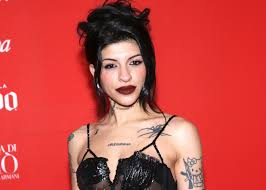
#> input picture Parcial3/Reconocimiento facial/unidad 4/cazzu.jpg, 266 x 190 px
$ python 'practica 5.py'
#> lines starting #> are read from the running program, lines starting #| are printed output that depends on the picture; after the words box and inside, x2 and y2 are one past the last pixel; in counts of white or black regions, pixels touching at a corner belong together
#> the answer given: ../Parcial3/Reconocimiento facial/unidad 4/cazzu.jpg
# -*- coding: utf-8 -*-
"""
Created on Fri Feb 27 10:37:19 2026

@author: lizal
"""
import cv2
import easygui as vent
import numpy as np
def encontrarContorno (img):
    img = cv2.imread(img)
#> img is the input picture: shape (190, 266, 3); mean B, G, R 66.9, 70.8, 199.6
    img = cv2.resize(img, (600, 600))
#> img: shape (600, 600, 3)
    img = cv2.cvtColor(img, cv2.COLOR_BGR2GRAY)
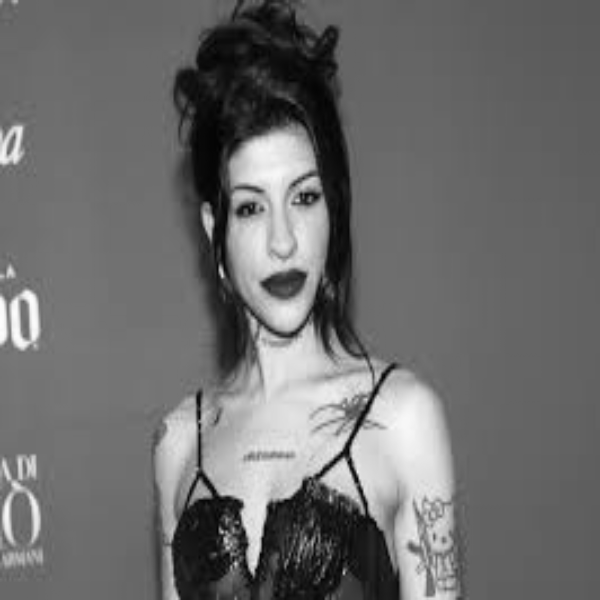
#> img: shape (600, 600); min 2, max 253, mean 108.8
    _, valor = cv2.threshold(img, 140, 255, cv2.THRESH_BINARY)
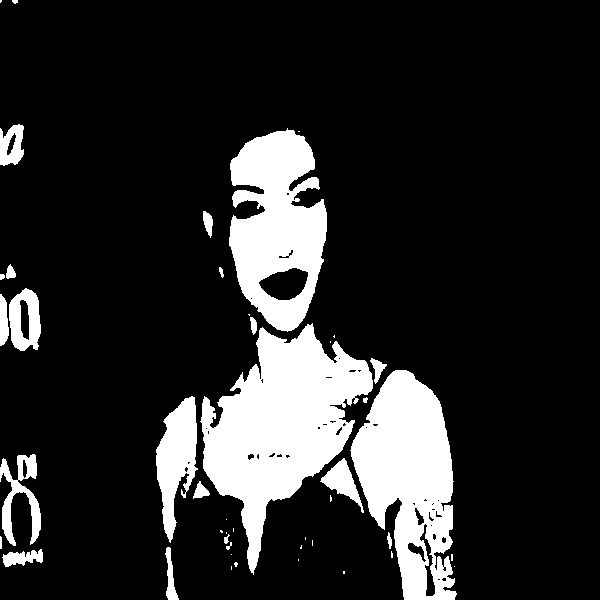
#> valor: shape (600, 600); 16.2% white; 45 white regions (22 under 20 px), largest, box (x1, y1, x2, y2) and area: (200, 323, 373, 575) 20126, (350, 370, 457, 600) 15006, (229, 128, 327, 332) 12952
    kernel = np.ones((3, 3), np.uint8)
    figura = cv2.morphologyEx(valor, cv2.MORPH_CLOSE, kernel)
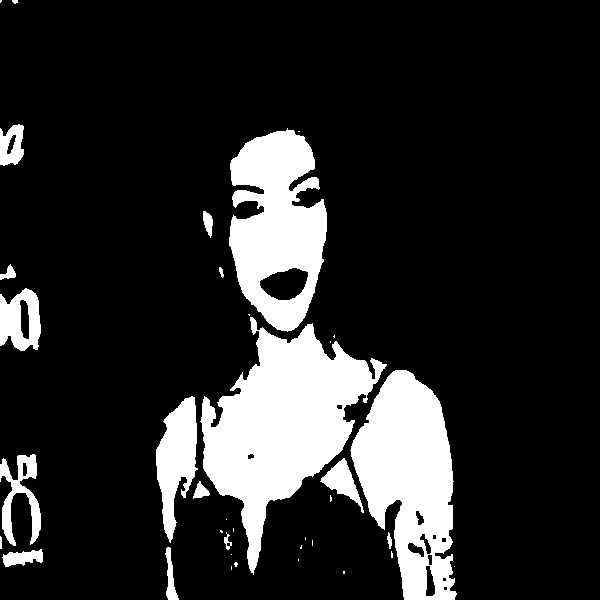
#> figura: shape (600, 600); 16.4% white; 37 white regions (20 under 20 px)
    contornos, _ = cv2.findContours(figura,
                                    cv2.RETR_EXTERNAL,
                                    #cv2.RETR_TREE,
                                    cv2.CHAIN_APPROX_SIMPLE)
#> contornos = 37 contours, 21 with area under 20; largest, box (x1, y1, x2, y2) and area: (200, 317, 387, 575) 20233, (350, 370, 457, 600) 15446, (229, 128, 327, 332) 13720, (156, 396, 198, 543) 3294, (0, 288, 41, 351) 1925
    if len(contornos) == 0:
        return None,img
    contornoprincipal = max(contornos, key=cv2.contourArea)
#> contornoprincipal = contour of 493 points, box (x1, y1, x2, y2) (200, 317, 387, 575), area 20233
    return contornoprincipal,img, figura

imagen1 = vent.fileopenbox(msg='Abrir imagen', title='Abrir imagen', default='', filetypes=['*.png'])
contorno1 , img1 , figura1 = encontrarContorno(imagen1)
#> contorno1 has the same summary as contornoprincipal in encontrarContorno

imagen2 = vent.fileopenbox(msg='Abrir imagen', title='Abrir imagen', default='', filetypes=['*.png'])
#> the answer given: ../Parcial3/Reconocimiento facial/unidad 4/liz.jpg
contorno2 , img2 , figura2 = encontrarContorno(imagen2)
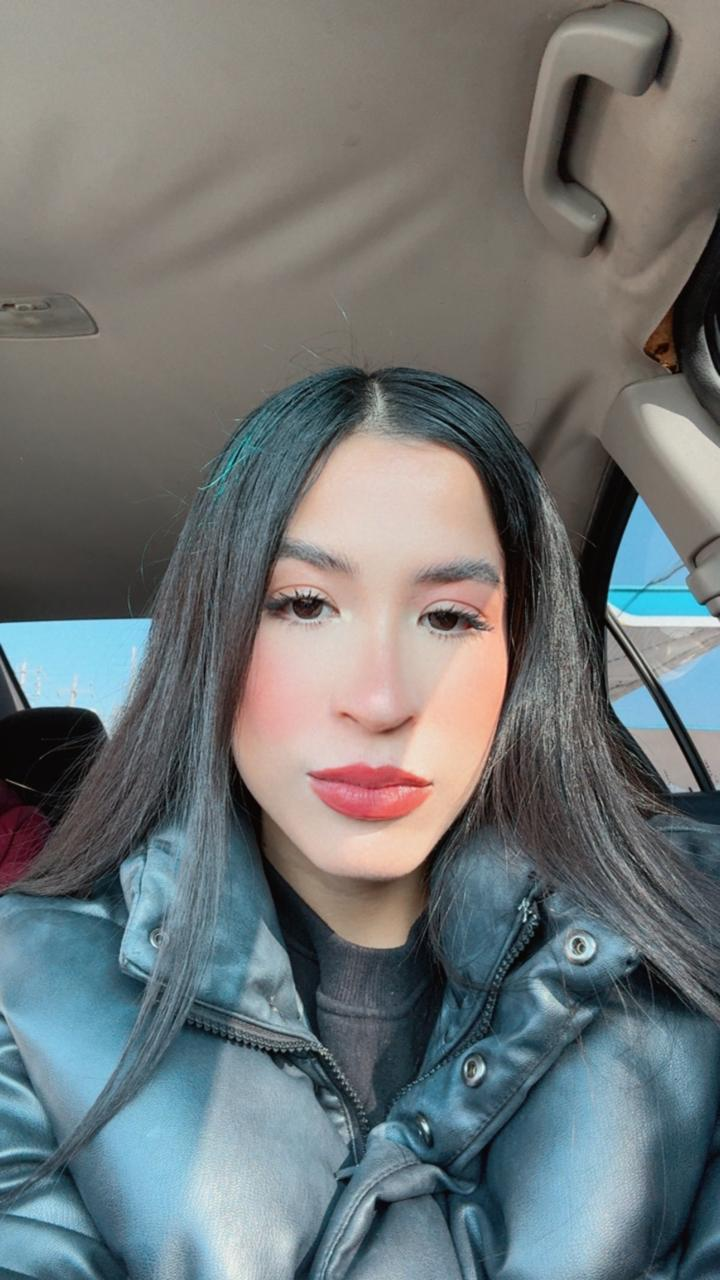
#> input picture Parcial3/Reconocimiento facial/unidad 4/liz.jpg, 720 x 1280 px
#> in encontrarContorno, img is the input picture: shape (1280, 720, 3); mean B, G, R 118.1, 117.4, 112.1
#> in encontrarContorno (call 2), `img = cv2.resize(img, (600, 600))`:
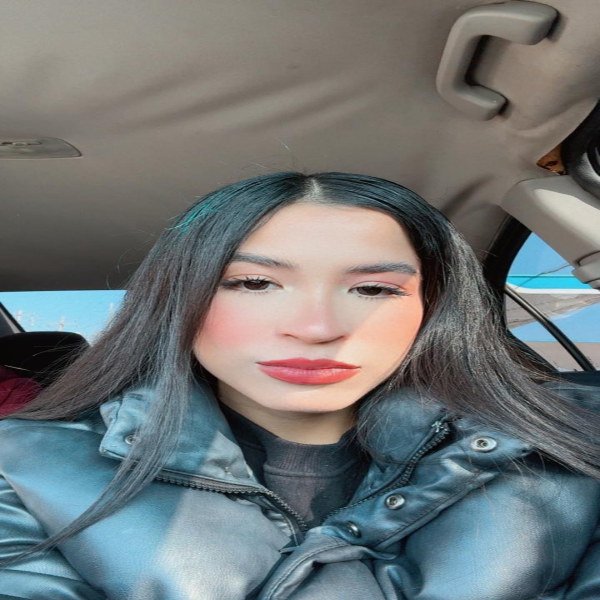
#> img: shape (600, 600, 3); mean B, G, R 118, 117.3, 112
#> in encontrarContorno (call 2), `img = cv2.cvtColor(img, cv2.COLOR_BGR2GRAY)`:
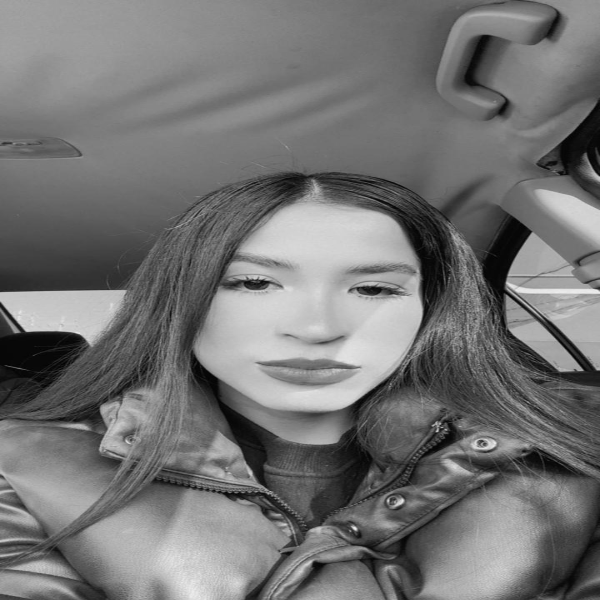
#> img: shape (600, 600); min 1, max 237, mean 115.8
#> in encontrarContorno (call 2), `_, valor = cv2.threshold(img, 140, 255, cv2.THRESH_BINARY)`: valor: shape (600, 600); 28.9% white; 447 white regions (380 under 20 px), largest, box (x1, y1, x2, y2) and area: (196, 183, 423, 411) 32356, (0, 0, 225, 102) 16414, (84, 491, 288, 600) 14475
#> in encontrarContorno (call 2), `figura = cv2.morphologyEx(valor, cv2.MORPH_CLOSE, kernel)`:
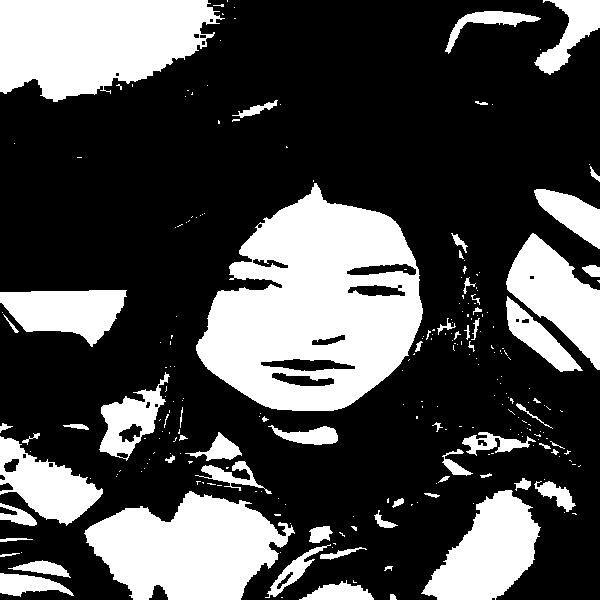
#> figura: shape (600, 600); 29.8% white; 253 white regions (189 under 20 px)
#> in encontrarContorno (call 2), `contornos, _ = cv2.findContours(figura, cv2.RETR_EXTERNAL,`: contornos = 252 contours, 206 with area under 20; largest, box (x1, y1, x2, y2) and area: (196, 183, 423, 411) 34782, (0, 0, 225, 102) 16500, (84, 491, 295, 600) 14538, (421, 490, 541, 600) 7364, (506, 233, 600, 370) 6083
#> in encontrarContorno (call 2), `contornoprincipal = max(contornos, key=cv2.contourArea)`: contornoprincipal = contour of 424 points, box (x1, y1, x2, y2) (196, 183, 423, 411), area 34782
#> contorno2 has the same summary as contornoprincipal in encontrarContorno

if contorno1 is None and contorno2 is None:
    print('Alguna imagen no tiene contorno')
else:
    similitud = cv2.matchShapes(contorno1, contorno2, cv2.CONTOURS_MATCH_I1, 0)
#> similitud = 0.342

    if similitud < 0.01:
        print('Las imagenes son iguales')
    else:
        print('Las imagenes no son iguales')


cv2.namedWindow('Imagen', cv2.WINDOW_NORMAL)
cv2.imshow('Imagen', img1)

cv2.namedWindow('Imagen 1', cv2.WINDOW_NORMAL)
cv2.imshow('Imagen 1', img2)

cv2.waitKey(0)
cv2.destroyAllWindows()
